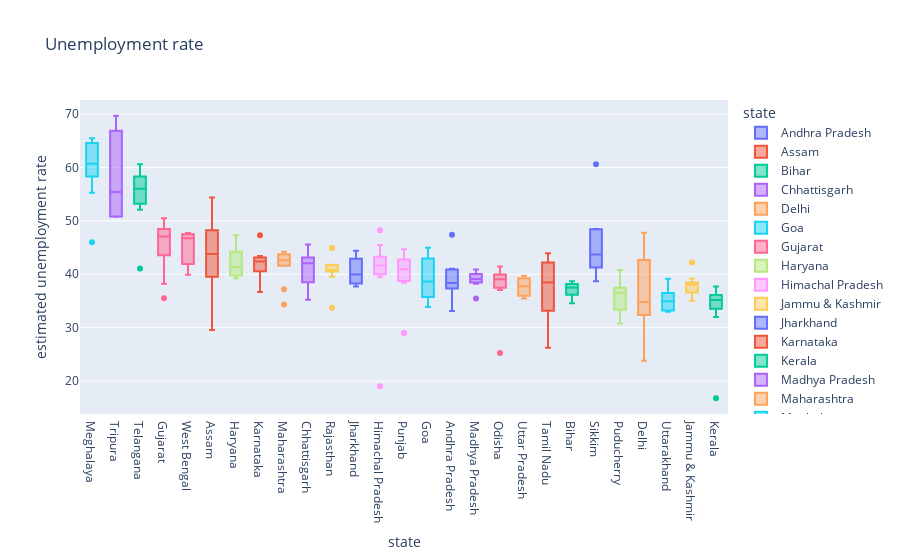

The notebook cell this image was saved under:
### Code cell
fig = px.box(df,x='state',y='estimated unemployment rate',color='state',title='Unemployment rate')
fig.update_layout(xaxis={'categoryorder':'total descending'})
fig.show()

### Figure 1 — Plotly figure (JSON) as saved in the notebook; plotly's stock layout.template omitted (floating-point values rounded to 4 significant figures)
{"data": [{"alignmentgroup": "True", "hovertemplate": "state=%{x}<br>estimated unemployment rate=%{y}<extra></extra>", "legendgroup": "Andhra Pradesh", "marker": {"color": "#636efa"}, "name": "Andhra Pradesh", "notched": false, "offsetgroup": "Andhra Pradesh", "orientation": "v", "showlegend": true, "type": "box", "x": ["Andhra Pradesh", "Andhra Pradesh", "Andhra Pradesh", "Andhra Pradesh", "Andhra Pradesh", "Andhra Pradesh", "Andhra Pradesh", "Andhra Pradesh", "Andhra Pradesh", "Andhra Pradesh"], "x0": " ", "xaxis": "x", "y": [41.02, 40.9, 39.18, 33.1, 36.46, 47.41, 38.91, 37.83, 37.47, 37.34], "y0": " ", "yaxis": "y"}, {"alignmentgroup": "True", "hovertemplate": "state=%{x}<br>estimated unemployment rate=%{y}<extra></extra>", "legendgroup": "Assam", "marker": {"color": "#EF553B"}, "name": "Assam", "notched": false, "offsetgroup": "Assam", "orientation": "v", "showlegend": true, "type": "box", "x": ["Assam", "Assam", "Assam", "Assam", "Assam", "Assam", "Assam", "Assam", "Assam", "Assam"], "x0": " ", "xaxis": "x", "y": [52.98, 40.77, 46.73, 29.55, 48.26, 35.07, 40.88, 39.52, 54.38, 46.84], "y0": " ", "yaxis": "y"}, {"alignmentgroup": "True", "hovertemplate": "state=%{x}<br>estimated unemployment rate=%{y}<extra></extra>", "legendgroup": "Bihar", "marker": {"color": "#00cc96"}, "name": "Bihar", "notched": false, "offsetgroup": "Bihar", "orientation": "v", "showlegend": true, "type": "box", "x": ["Bihar", "Bihar", "Bihar", "Bihar", "Bihar", "Bihar", "Bihar", "Bihar", "Bihar", "Bihar"], "x0": " ", "xaxis": "x", "y": [37.72, 37.35, 38.69, 38.17, 38.16, 36.86, 36.14, 34.59, 38.35, 35.7], "y0": " ", "yaxis": "y"}, {"alignmentgroup": "True", "hovertemplate": "state=%{x}<br>estimated unemployment rate=%{y}<extra></extra>", "legendgroup": "Chhattisgarh", "marker": {"color": "#ab63fa"}, "name": "Chhattisgarh", "notched": false, "offsetgroup": "Chhattisgarh", "orientation": "v", "showlegend": true, "type": "box", "x": ["Chhattisgarh", "Chhattisgarh", "Chhattisgarh", "Chhattisgarh", "Chhattisgarh", "Chhattisgarh", "Chhattisgarh", "Chhattisgarh", "Chhattisgarh", "Chhattisgarh"], "x0": " ", "xaxis": "x", "y": [43.08, 45.58, 45.59, 35.58, 35.23, 38.48, 43.14, 42.97, 41.14, 40.82], "y0": " ", "yaxis": "y"}, {"alignmentgroup": "True", "hovertemplate": "state=%{x}<br>estimated unemployment rate=%{y}<extra></extra>", "legendgroup": "Delhi", "marker": {"color": "#FFA15A"}, "name": "Delhi", "notched": false, "offsetgroup": "Delhi", "orientation": "v", "showlegend": true, "type": "box", "x": ["Delhi", "Delhi", "Delhi", "Delhi", "Delhi", "Delhi", "Delhi", "Delhi", "Delhi", "Delhi"], "x0": " ", "xaxis": "x", "y": [47.79, 43.92, 42.65, 23.8, 28.91, 34.17, 33.97, 35.41, 35.59, 32.36], "y0": " ", "yaxis": "y"}, {"alignmentgroup": "True", "hovertemplate": "state=%{x}<br>estimated unemployment rate=%{y}<extra></extra>", "legendgroup": "Goa", "marker": {"color": "#19d3f3"}, "name": "Goa", "notched": false, "offsetgroup": "Goa", "orientation": "v", "showlegend": true, "type": "box", "x": ["Goa", "Goa", "Goa", "Goa", "Goa", "Goa", "Goa", "Goa", "Goa", "Goa"], "x0": " ", "xaxis": "x", "y": [35.73, 38.38, 33.88, 44.97, 37.36, 42.21, 42.94, 43.76, 38.89, 34.3], "y0": " ", "yaxis": "y"}, {"alignmentgroup": "True", "hovertemplate": "state=%{x}<br>estimated unemployment rate=%{y}<extra></extra>", "legendgroup": "Gujarat", "marker": {"color": "#FF6692"}, "name": "Gujarat", "notched": false, "offsetgroup": "Gujarat", "orientation": "v", "showlegend": true, "type": "box", "x": ["Gujarat", "Gujarat", "Gujarat", "Gujarat", "Gujarat", "Gujarat", "Gujarat", "Gujarat", "Gujarat", "Gujarat"], "x0": " ", "xaxis": "x", "y": [48.49, 50.11, 47.75, 35.5, 38.23, 45.96, 46.41, 43.55, 48.41, 50.49], "y0": " ", "yaxis": "y"}, {"alignmentgroup": "True", "hovertemplate": "state=%{x}<br>estimated unemployment rate=%{y}<extra></extra>", "legendgroup": "Haryana", "marker": {"color": "#B6E880"}, "name": "Haryana", "notched": false, "offsetgroup": "Haryana", "orientation": "v", "showlegend": true, "type": "box", "x": ["Haryana", "Haryana", "Haryana", "Haryana", "Haryana", "Haryana", "Haryana", "Haryana", "Haryana", "Haryana"], "x0": " ", "xaxis": "x", "y": [43.36, 44.21, 39.63, 44.38, 40.39, 42.14, 39.77, 47.32, 39.2, 40.6], "y0": " ", "yaxis": "y"}, {"alignmentgroup": "True", "hovertemplate": "state=%{x}<br>estimated unemployment rate=%{y}<extra></extra>", "legendgroup": "Himachal Pradesh", "marker": {"color": "#FF97FF"}, "name": "Himachal Pradesh", "notched": false, "offsetgroup": "Himachal Pradesh", "orientation": "v", "showlegend": true, "type": "box", "x": ["Himachal Pradesh", "Himachal Pradesh", "Himachal Pradesh", "Himachal Pradesh", "Himachal Pradesh", "Himachal Pradesh", "Himachal Pradesh", "Himachal Pradesh", "Himachal Pradesh", "Himachal Pradesh"], "x0": " ", "xaxis": "x", "y": [45.5, 43.3, 41.04, 19.04, 42.7, 41.72, 48.25, 39.42, 41.54, 40.01], "y0": " ", "yaxis": "y"}, {"alignmentgroup": "True", "hovertemplate": "state=%{x}<br>estimated unemployment rate=%{y}<extra></extra>", "legendgroup": "Jammu & Kashmir", "marker": {"color": "#FECB52"}, "name": "Jammu & Kashmir", "notched": false, "offsetgroup": "Jammu & Kashmir", "orientation": "v", "showlegend": true, "type": "box", "x": ["Jammu & Kashmir", "Jammu & Kashmir", "Jammu & Kashmir", "Jammu & Kashmir", "Jammu & Kashmir", "Jammu & Kashmir", "Jammu & Kashmir", "Jammu & Kashmir", "Jammu & Kashmir"], "x0": " ", "xaxis": "x", "y": [42.2, 39.17, 38.18, 38.21, 37.24, 38.03, 36.66, 36.31, 35.05], "y0": " ", "yaxis": "y"}, {"alignmentgroup": "True", "hovertemplate": "state=%{x}<br>estimated unemployment rate=%{y}<extra></extra>", "legendgroup": "Jharkhand", "marker": {"color": "#636efa"}, "name": "Jharkhand", "notched": false, "offsetgroup": "Jharkhand", "orientation": "v", "showlegend": true, "type": "box", "x": ["Jharkhand", "Jharkhand", "Jharkhand", "Jharkhand", "Jharkhand", "Jharkhand", "Jharkhand", "Jharkhand", "Jharkhand", "Jharkhand"], "x0": " ", "xaxis": "x", "y": [42.92, 44.4, 39.34, 37.69, 37.92, 40.59, 38.27, 38.31, 41.04, 43.08], "y0": " ", "yaxis": "y"}, {"alignmentgroup": "True", "hovertemplate": "state=%{x}<br>estimated unemployment rate=%{y}<extra></extra>", "legendgroup": "Karnataka", "marker": {"color": "#EF553B"}, "name": "Karnataka", "notched": false, "offsetgroup": "Karnataka", "orientation": "v", "showlegend": true, "type": "box", "x": ["Karnataka", "Karnataka", "Karnataka", "Karnataka", "Karnataka", "Karnataka", "Karnataka", "Karnataka", "Karnataka", "Karnataka"], "x0": " ", "xaxis": "x", "y": [42.18, 40.54, 41.14, 42.78, 43.43, 47.29, 42.55, 43.13, 36.66, 40.3], "y0": " ", "yaxis": "y"}, {"alignmentgroup": "True", "hovertemplate": "state=%{x}<br>estimated unemployment rate=%{y}<extra></extra>", "legendgroup": "Kerala", "marker": {"color": "#00cc96"}, "name": "Kerala", "notched": false, "offsetgroup": "Kerala", "orientation": "v", "showlegend": true, "type": "box", "x": ["Kerala", "Kerala", "Kerala", "Kerala", "Kerala", "Kerala", "Kerala", "Kerala", "Kerala", "Kerala"], "x0": " ", "xaxis": "x", "y": [37.12, 37.71, 32, 16.77, 34.11, 36.11, 36.1, 35.78, 34.6, 33.52], "y0": " ", "yaxis": "y"}, {"alignmentgroup": "True", "hovertemplate": "state=%{x}<br>estimated unemployment rate=%{y}<extra></extra>", "legendgroup": "Madhya Pradesh", "marker": {"color": "#ab63fa"}, "name": "Madhya Pradesh", "notched": false, "offsetgroup": "Madhya Pradesh", "orientation": "v", "showlegend": true, "type": "box", "x": ["Madhya Pradesh", "Madhya Pradesh", "Madhya Pradesh", "Madhya Pradesh", "Madhya Pradesh", "Madhya Pradesh", "Madhya Pradesh", "Madhya Pradesh", "Madhya Pradesh", "Madhya Pradesh"], "x0": " ", "xaxis": "x", "y": [39.42, 39, 38.24, 35.45, 38.48, 40.04, 40.88, 40.08, 39.2, 38.47], "y0": " ", "yaxis": "y"}, {"alignmentgroup": "True", "hovertemplate": "state=%{x}<br>estimated unemployment rate=%{y}<extra></extra>", "legendgroup": "Maharashtra", "marker": {"color": "#FFA15A"}, "name": "Maharashtra", "notched": false, "offsetgroup": "Maharashtra", "orientation": "v", "showlegend": true, "type": "box", "x": ["Maharashtra", "Maharashtra", "Maharashtra", "Maharashtra", "Maharashtra", "Maharashtra", "Maharashtra", "Maharashtra", "Maharashtra", "Maharashtra"], "x0": " ", "xaxis": "x", "y": [44.19, 43.8, 41.91, 34.32, 37.17, 42.71, 41.57, 42.49, 42.75, 43.75], "y0": " ", "yaxis": "y"}, {"alignmentgroup": "True", "hovertemplate": "state=%{x}<br>estimated unemployment rate=%{y}<extra></extra>", "legendgroup": "Meghalaya", "marker": {"color": "#19d3f3"}, "name": "Meghalaya", "notched": false, "offsetgroup": "Meghalaya", "orientation": "v", "showlegend": true, "type": "box", "x": ["Meghalaya", "Meghalaya", "Meghalaya", "Meghalaya", "Meghalaya", "Meghalaya", "Meghalaya", "Meghalaya", "Meghalaya", "Meghalaya"], "x0": " ", "xaxis": "x", "y": [65.49, 60.2, 64.74, 45.99, 55.24, 58.31, 62.96, 59.88, 64.6, 61.18], "y0": " ", "yaxis": "y"}, {"alignmentgroup": "True", "hovertemplate": "state=%{x}<br>estimated unemployment rate=%{y}<extra></extra>", "legendgroup": "Odisha", "marker": {"color": "#FF6692"}, "name": "Odisha", "notched": false, "offsetgroup": "Odisha", "orientation": "v", "showlegend": true, "type": "box", "x": ["Odisha", "Odisha", "Odisha", "Odisha", "Odisha", "Odisha", "Odisha", "Odisha", "Odisha", "Odisha"], "x0": " ", "xaxis": "x", "y": [39.44, 41.44, 39.62, 25.23, 37.04, 37.45, 38.69, 39.96, 38.63, 39.98], "y0": " ", "yaxis": "y"}, {"alignmentgroup": "True", "hovertemplate": "state=%{x}<br>estimated unemployment rate=%{y}<extra></extra>", "legendgroup": "Puducherry", "marker": {"color": "#B6E880"}, "name": "Puducherry", "notched": false, "offsetgroup": "Puducherry", "orientation": "v", "showlegend": true, "type": "box", "x": ["Puducherry", "Puducherry", "Puducherry", "Puducherry", "Puducherry", "Puducherry", "Puducherry", "Puducherry", "Puducherry", "Puducherry"], "x0": " ", "xaxis": "x", "y": [37.46, 40.8, 34.49, 39.3, 33.19, 30.8, 36.64, 33.34, 36.84, 36.32], "y0": " ", "yaxis": "y"}, {"alignmentgroup": "True", "hovertemplate": "state=%{x}<br>estimated unemployment rate=%{y}<extra></extra>", "legendgroup": "Punjab", "marker": {"color": "#FF97FF"}, "name": "Punjab", "notched": false, "offsetgroup": "Punjab", "orientation": "v", "showlegend": true, "type": "box", "x": ["Punjab", "Punjab", "Punjab", "Punjab", "Punjab", "Punjab", "Punjab", "Punjab", "Punjab", "Punjab"], "x0": " ", "xaxis": "x", "y": [42.82, 41.72, 44.69, 28.99, 38.39, 40.18, 42.76, 41.99, 39.5, 38.75], "y0": " ", "yaxis": "y"}, {"alignmentgroup": "True", "hovertemplate": "state=%{x}<br>estimated unemployment rate=%{y}<extra></extra>", "legendgroup": "Rajasthan", "marker": {"color": "#FECB52"}, "name": "Rajasthan", "notched": false, "offsetgroup": "Rajasthan", "orientation": "v", "showlegend": true, "type": "box", "x": ["Rajasthan", "Rajasthan", "Rajasthan", "Rajasthan", "Rajasthan", "Rajasthan", "Rajasthan", "Rajasthan", "Rajasthan", "Rajasthan"], "x0": " ", "xaxis": "x", "y": [40.51, 41.77, 39.54, 33.71, 40.74, 41.38, 40.8, 41.71, 40.83, 44.92], "y0": " ", "yaxis": "y"}, {"alignmentgroup": "True", "hovertemplate": "state=%{x}<br>estimated unemployment rate=%{y}<extra></extra>", "legendgroup": "Sikkim", "marker": {"color": "#636efa"}, "name": "Sikkim", "notched": false, "offsetgroup": "Sikkim", "orientation": "v", "showlegend": true, "type": "box", "x": ["Sikkim", "Sikkim", "Sikkim", "Sikkim", "Sikkim", "Sikkim", "Sikkim", "Sikkim"], "x0": " ", "xaxis": "x", "y": [60.59, 38.7, 44.88, 40.4, 48.32, 48.49, 42.54, 42.13], "y0": " ", "yaxis": "y"}, {"alignmentgroup": "True", "hovertemplate": "state=%{x}<br>estimated unemployment rate=%{y}<extra></extra>", "legendgroup": "Tamil Nadu", "marker": {"color": "#EF553B"}, "name": "Tamil Nadu", "notched": false, "offsetgroup": "Tamil Nadu", "orientation": "v", "showlegend": true, "type": "box", "x": ["Tamil Nadu", "Tamil Nadu", "Tamil Nadu", "Tamil Nadu", "Tamil Nadu", "Tamil Nadu", "Tamil Nadu", "Tamil Nadu", "Tamil Nadu", "Tamil Nadu"], "x0": " ", "xaxis": "x", "y": [41.96, 43.2, 43.91, 29.63, 26.23, 33.16, 40.13, 42.22, 36.77, 36.62], "y0": " ", "yaxis": "y"}, {"alignmentgroup": "True", "hovertemplate": "state=%{x}<br>estimated unemployment rate=%{y}<extra></extra>", "legendgroup": "Telangana", "marker": {"color": "#00cc96"}, "name": "Telangana", "notched": false, "offsetgroup": "Telangana", "orientation": "v", "showlegend": true, "type": "box", "x": ["Telangana", "Telangana", "Telangana", "Telangana", "Telangana", "Telangana", "Telangana", "Telangana", "Telangana", "Telangana"], "x0": " ", "xaxis": "x", "y": [59.25, 58.24, 58.31, 41.06, 55.43, 53.22, 52.1, 60.59, 54.94, 56.58], "y0": " ", "yaxis": "y"}, {"alignmentgroup": "True", "hovertemplate": "state=%{x}<br>estimated unemployment rate=%{y}<extra></extra>", "legendgroup": "Tripura", "marker": {"color": "#ab63fa"}, "name": "Tripura", "notched": false, "offsetgroup": "Tripura", "orientation": "v", "showlegend": true, "type": "box", "x": ["Tripura", "Tripura", "Tripura", "Tripura", "Tripura", "Tripura", "Tripura", "Tripura", "Tripura", "Tripura"], "x0": " ", "xaxis": "x", "y": [69.69, 68.74, 66.89, 51.16, 50.81, 58.85, 50.78, 56.21, 50.77, 54.58], "y0": " ", "yaxis": "y"}, {"alignmentgroup": "True", "hovertemplate": "state=%{x}<br>estimated unemployment rate=%{y}<extra></extra>", "legendgroup": "Uttar Pradesh", "marker": {"color": "#FFA15A"}, "name": "Uttar Pradesh", "notched": false, "offsetgroup": "Uttar Pradesh", "orientation": "v", "showlegend": true, "type": "box", "x": ["Uttar Pradesh", "Uttar Pradesh", "Uttar Pradesh", "Uttar Pradesh", "Uttar Pradesh", "Uttar Pradesh", "Uttar Pradesh", "Uttar Pradesh", "Uttar Pradesh", "Uttar Pradesh"], "x0": " ", "xaxis": "x", "y": [39.63, 39.23, 38.89, 39.73, 38.22, 37.29, 36.19, 35.96, 35.45, 35.49], "y0": " ", "yaxis": "y"}, {"alignmentgroup": "True", "hovertemplate": "state=%{x}<br>estimated unemployment rate=%{y}<extra></extra>", "legendgroup": "Uttarakhand", "marker": {"color": "#19d3f3"}, "name": "Uttarakhand", "notched": false, "offsetgroup": "Uttarakhand", "orientation": "v", "showlegend": true, "type": "box", "x": ["Uttarakhand", "Uttarakhand", "Uttarakhand", "Uttarakhand", "Uttarakhand", "Uttarakhand", "Uttarakhand", "Uttarakhand", "Uttarakhand", "Uttarakhand"], "x0": " ", "xaxis": "x", "y": [32.99, 36.48, 36.27, 33.23, 33.38, 33.06, 38.07, 35.9, 39.18, 34.03], "y0": " ", "yaxis": "y"}, {"alignmentgroup": "True", "hovertemplate": "state=%{x}<br>estimated unemployment rate=%{y}<extra></extra>", "legendgroup": "West Bengal", "marker": {"color": "#FF6692"}, "name": "West Bengal", "notched": false, "offsetgroup": "West Bengal", "orientation": "v", "showlegend": true, "type": "box", "x": ["West Bengal", "West Bengal", "West Bengal", "West Bengal", "West Bengal", "West Bengal", "West Bengal", "West Bengal", "West Bengal", "West Bengal"], "x0": " ", "xaxis": "x", "y": [47.35, 47.74, 47.27, 39.9, 41.92, 40.39, 46.17, 47.48, 47.73, 45.63], "y0": " ", "yaxis": "y"}], "layout": {"boxmode": "overlay", "legend": {"title": {"text": "state"}, "tracegroupgap": 0}, "title": {"text": "Unemployment rate"}, "xaxis": {"anchor": "y", "categoryarray": ["Andhra Pradesh", "Assam", "Bihar", "Chhattisgarh", "Delhi", "Goa", "Gujarat", "Haryana", "Himachal Pradesh", "Jammu & Kashmir", "Jharkhand", "Karnataka", "Kerala", "Madhya Pradesh", "Maharashtra", "Meghalaya", "Odisha", "Puducherry", "Punjab", "Rajasthan", "Sikkim", "Tamil Nadu", "Telangana", "Tripura", "Uttar Pradesh", "Uttarakhand", "West Bengal"], "categoryorder": "total descending", "domain": [0, 1], "title": {"text": "state"}}, "yaxis": {"anchor": "x", "domain": [0, 1], "title": {"text": "estimated unemployment rate"}}}}
